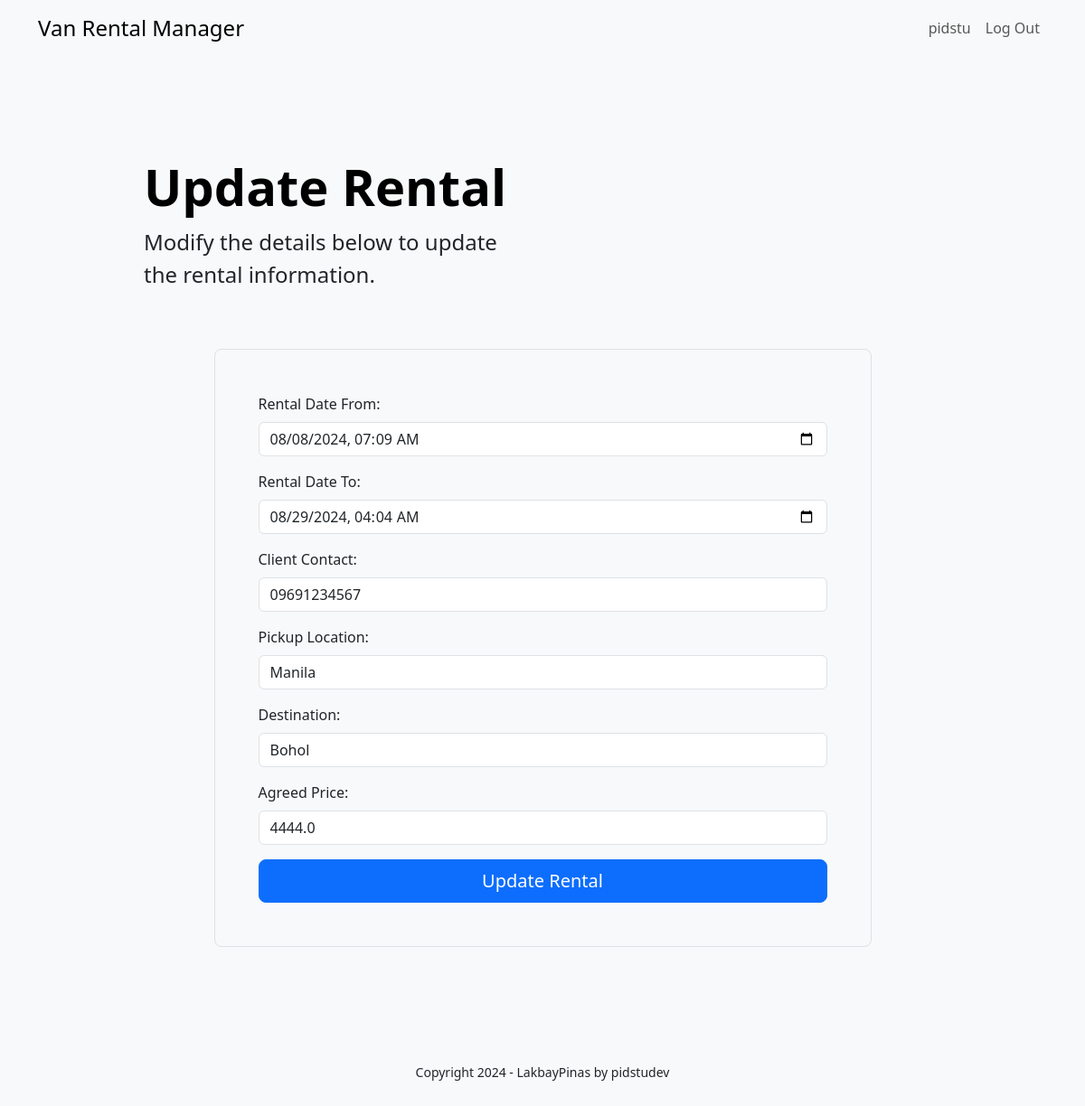
/van/rental/5/update (signed in), run on the app's committed database.
### tables this page shows
CREATE TABLE user (
    id INTEGER PRIMARY KEY AUTOINCREMENT,
    username TEXT UNIQUE NOT NULL,
    password TEXT NOT NULL,
    email TEXT NOT NULL,
    phone_number TEXT NOT NULL
);

CREATE TABLE van_manager_app (
    id INTEGER PRIMARY KEY AUTOINCREMENT,
    user_id INTEGER NOT NULL,
    rental_date_from DATETIME NOT NULL,
    rental_date_to DATETIME NOT NULL,
    client_contact TEXT NOT NULL,
    pickup_location TEXT NOT NULL,
    destination TEXT NOT NULL,
    agreed_price REAL NOT NULL,
    completed BOOLEAN NOT NULL DEFAULT 0,
    created TIMESTAMP NOT NULL DEFAULT CURRENT_TIMESTAMP,
    FOREIGN KEY (user_id) REFERENCES user (id)  
);

### main/van_manager.py (the view, shortened to what this page needs)
@bp.route('/rental/<int:id>/update', methods=['GET', 'POST'])
@login_required
def update_rental(id):
    db = get_db()
    rental = db.execute(
        'SELECT * FROM van_manager_app WHERE id = ?', (id,)
    ).fetchone()
    if rental is None or rental['user_id'] != g.user['id']:
        flash('Rental not found', 'error')
        return redirect(url_for('van_manager.index'))
    return render_template('van_manager/update_rental.html', rental=rental)

### main/auth.py (called while the page is built)
@bp.before_app_request
def load_logged_in_user():
    user_id = session.get('user_id')
    if user_id is None:
        g.user = None
    else:
        g.user = get_db().execute(
            'SELECT * FROM user WHERE id = ?', (user_id,)
        ).fetchone()

def login_required(view):
    @functools.wraps(view)
    def wrapped_view(**kwargs):
        if g.user is None:
            return redirect(url_for('auth.login'))
        return view(**kwargs)
    return wrapped_view

### main/db.py (called while the page is built)
def get_db():
    if 'db' not in g:
        g.db = sqlite3.connect(
            current_app.config['DATABASE'],
            detect_types=sqlite3.PARSE_DECLTYPES,
        )
        g.db.row_factory = sqlite3.Row
    return g.db

### main/templates/van_manager/update_rental.html (shortened to what this page needs)
{% extends "base.html" %}
{% block content %}
<div class="container col-xl-10 col-xxl-8 px-4 py-5">
    <div class="row align-items-center g-lg-5 py-5">
        <div class="col-lg-7 text-center text-lg-start">
            <h1 class="display-4 fw-bold lh-1 text-body-emphasis mb-3">Update Rental</h1>
            <p class="col-lg-10 fs-4">Modify the details below to update the rental information.</p>
        </div>
        <div class="col-md-10 mx-auto col-lg-10">
            <form method="post" class="p-4 p-md-5 border rounded-3 bg-body-tertiary">
                <div class="mb-3">
                    <label for="rental_date_from" class="form-label">Rental Date From:</label>
                    <input type="datetime-local" id="rental_date_from" name="rental_date_from"
                           class="form-control" value="{{ rental.rental_date_from }}" required>
                </div>
                <div class="mb-3">
                    <label for="rental_date_to" class="form-label">Rental Date To:</label>
                    <input type="datetime-local" id="rental_date_to" name="rental_date_to"
                           class="form-control" value="{{ rental.rental_date_to }}" required>
                </div>
                <div class="mb-3">
                    <label for="client_contact" class="form-label">Client Contact:</label>
                    <input type="text" id="client_contact" name="client_contact"
                           class="form-control" value="{{ rental.client_contact }}" required>
                </div>
                <div class="mb-3">
                    <label for="pickup_location" class="form-label">Pickup Location:</label>
                    <input type="text" id="pickup_location" name="pickup_location"
                           class="form-control" value="{{ rental.pickup_location }}" required>
                </div>
                <div class="mb-3">
                    <label for="destination" class="form-label">Destination:</label>
                    <input type="text" id="destination" name="destination"
                           class="form-control" value="{{ rental.destination }}" required>
                </div>
                <div class="mb-3">
                    <label for="agreed_price" class="form-label">Agreed Price:</label>
                    <input type="number" id="agreed_price" name="agreed_price"
                           class="form-control" value="{{ rental.agreed_price }}" step="0.01" required>
                </div>
                <button type="submit" class="w-100 btn btn-lg btn-primary">Update Rental</button>
            </form>
        </div>
    </div>
</div>
{% endblock %}

### main/templates/base.html (shortened to what this page needs)
<!DOCTYPE html>
<html lang="en">
<head>
    <link rel="stylesheet" href="{{ url_for('static', filename='styles.css') }}">
    <link href="https://cdn.jsdelivr.net/npm/bootstrap@5.3.3/dist/css/bootstrap.min.css" rel="stylesheet">
</head>
<body>
    {% block navbar %}
    <nav class="navbar navbar-expand-lg navbar-light bg-light">
        <div class="container">
            <a class="navbar-brand" href="#">Van Rental Manager</a>
            <div class="collapse navbar-collapse" id="navbarNav">
                <ul class="navbar-nav ms-auto">
                    {% if g.user %}
                        <li class="nav-item">
                            <a class="nav-link" href="{{ url_for('van_manager.index') }}">{{ g.user['username'] }}</a>
                        </li>
                        <li class="nav-item">
                            <a class="nav-link" href="{{ url_for('auth.logout') }}">Log Out</a>
                        </li>
                    {% endif %}
                </ul>
            </div>
        </div>
    </nav>
    {% endblock %}
    <section class="container">
        {% block content %}
        {% endblock %}
        <footer>
            <small>Copyright 2024 - LakbayPinas by pidstudev</small>
        </footer>
    </section>
</body>
</html>

### main/static/styles.css (style rules this page uses)
html { position: relative; min-height: 100%; }
body { margin-bottom: 100px; padding-bottom: 100px; }

### main/templates/base.html (style rules this page uses)
body { background-color: #f8f9fa; }
.navbar { margin-bottom: 20px; }
.navbar-brand { font-size: 1.5rem; }
.navbar-nav .nav-link { padding-right: 1.5rem; }
footer { margin-top: 20px; padding: 10px; text-align: center; }

### data on the page
user: user.username "pidstu"
van_manager_app: rental_date_from "08/08/2024 07:09", rental_date_to "08/29/2024 04:04", client_contact "09691234567", pickup_location "Manila", destination "Bohol", agreed_price "4444.0"
